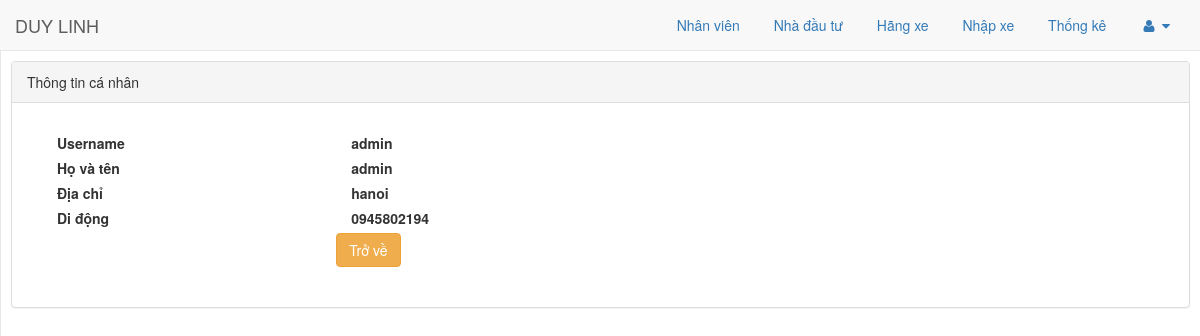
The app's page /admin.php?controller=user&action=info&uid=25 (signed in) with its own data.
### tables this page shows
CREATE TABLE `user` (
  `Id` int(11) NOT NULL AUTO_INCREMENT,
  `Username` varchar(50) DEFAULT NULL,
  `Password` varchar(50) DEFAULT '12345',
  `Name` varchar(150) DEFAULT NULL,
  `CreateDate` date DEFAULT NULL,
  `RoleId` int(11) DEFAULT NULL,
  `Avatar` varchar(550) DEFAULT NULL,
  `Email` varchar(250) DEFAULT NULL,
  `Phone` varchar(20) DEFAULT NULL,
  `Address` varchar(200) DEFAULT NULL,
  `TypeUser` int(11) DEFAULT NULL COMMENT '1: Nhà đầu tư. 2: Nhân viên. 3: Khách hàng',
  `QuyenTruyCap` int(11) DEFAULT 0,
  `CauHinhWebsite` int(11) DEFAULT 0,
  `DonHang` int(11) DEFAULT 0,
  `SanPham` int(11) DEFAULT 0,
  `DanhMucSanPham` int(11) DEFAULT 0,
  `NhomDanhMuc` int(11) DEFAULT 0,
  `PhatVideo` int(11) DEFAULT 0,
  `BinhLuan` int(11) DEFAULT 0,
  `PhanHoi` int(11) DEFAULT 0,
  `ThongKe` int(11) DEFAULT 0,
  `XuatNhapHang` int(11) DEFAULT 0,
  `Surplus` double DEFAULT 0,
  PRIMARY KEY (`Id`),
  UNIQUE KEY `Username` (`Username`,`Email`,`Phone`) USING BTREE,
  KEY `FK_User_Role` (`RoleId`) USING BTREE
);

### admin/controllers/user/info.php (called while the page is built, shortened)
<?php
if (isset($_GET['uid'])) $uid = intval($_GET['uid']); else $uid=0;
$user_info = get_a_record('user', $uid);
require('admin/views/user/info.php');

### lib/model.php (called while the page is built, shortened)
<?php
function get_a_record($table, $id, $select = '*')
{
    $conn = connectDB();
    $sql = "SELECT $select FROM `$table` WHERE $id";
    $query = mysqli_query($conn, $sql) or die(mysqli_error());
    $data = NULL;
    if (mysqli_num_rows($query) > 0) {
        $data = mysqli_fetch_assoc($query);
    }
    return $data;
}

### admin/views/user/form.php (the view, shortened to what this page needs)
<div class="panel-body">
    <table id="user-form" class="form-horizontal">
        <div class="form-group">
            <label for="username" class="col-sm-3 control-label" >Username</label>
            <div class="col-sm-9">
                <label for="email" class="col-sm-3 control-label"><?php echo $user_info ? $user_info['Username'] : ''; ?></label>
            </div>
        </div><br>
        <div class="form-group">
            <label for="name" class="col-sm-3 control-label">Họ và tên</label>
            <div class="col-sm-9">
                <label for="email" class="col-sm-3 control-label"><?php echo $user_info ? $user_info['Name'] : ''; ?></label>
            </div>
        </div><br>
        <div class="form-group">
            <label for="address" class="col-sm-3 control-label">Địa chỉ</label>
            <div class="col-sm-9">
                <label for="email" class="col-sm-3 control-label"><?php echo $user_info ? $user_info['Address'] : ''; ?></label>
            </div>
        </div><br>
        <div class="form-group">
            <label for="phone" class="col-sm-3 control-label">Di động</label>
            <div class="col-sm-9">
                <label for="email" class="col-sm-3 control-label"><?php echo $user_info ? $user_info['Phone'] : ''; ?></label>
            </div>
        </div><br>
        <div class="form-group">
            <div class="col-sm-offset-3 col-sm-9">
                <a class="btn btn-warning" href="admin.php?controller=user&action=list">Trở về</a>
            </div>
        </div>
    </table>
</div>

### admin/themes/css/sb-admin-2.css (style rules this page uses)
body { background-color: #f8f8f8; }

### records on screen
user: Username "admin", Name "admin", Address "hanoi", Phone "0945802194"

### other values on screen
$title "Thông tin cá nhân"
